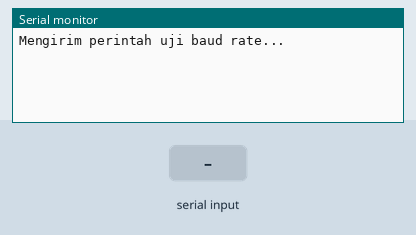
Bench run of a sketch on a simulated ESP32. On the bench: the last lines printed to the serial monitor. The test bench sets the inputs (shaded band).

Above: at 1.2 s.
1.3 s: "1\n" received over the second serial link
At 2.5 s:
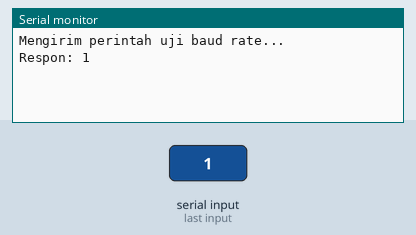
2.8 s: "0\n" received over the second serial link
At 3.8 s:
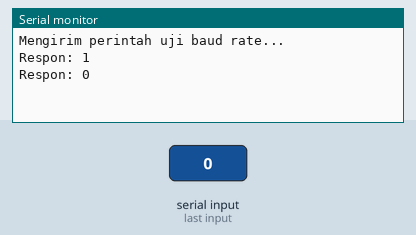
4.3 s: "2\n" received over the second serial link
At 4.9 s:
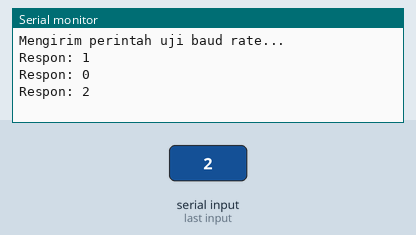

The sketch:

test_conn_controller.ino
```cpp
#define RXD2 16
#define TXD2 17

void setup() {
  Serial.begin(115200);
  Serial2.begin(9600, SERIAL_8N1, RXD2, TXD2);

  Serial.println("Mengirim perintah uji baud rate...");

  Serial2.print("#0P1500T1000D500\r\n");
}

void loop() {
  if (Serial2.available()) {
    String response = Serial2.readStringUntil('\n');
    Serial.print("Respon: ");
    Serial.println(response);
  }
}
```

Measured:
- after the input at 1.3 s, the serial monitor: prints a new line at once (image 1)
- after the input at 2.8 s, the serial monitor: prints a new line at once (image 2)
- after the input at 4.3 s, the serial monitor: prints a new line at once (image 3)
